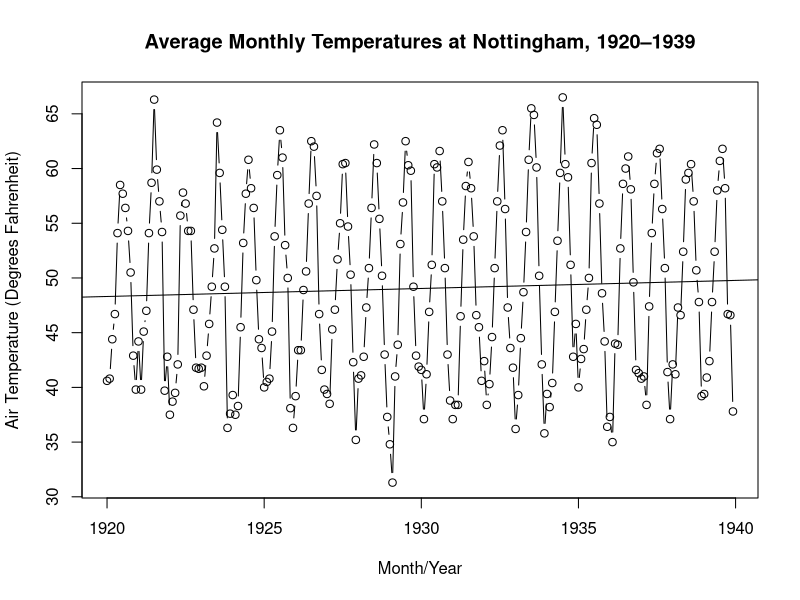
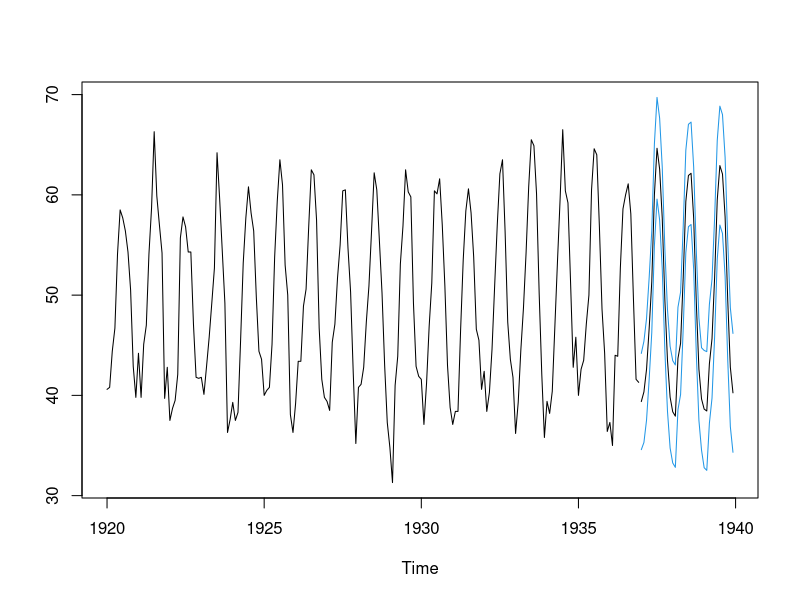
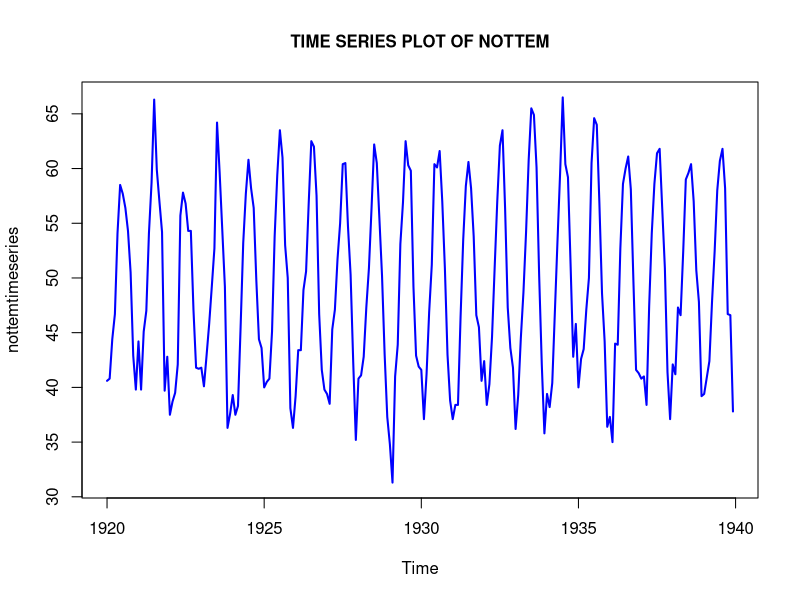
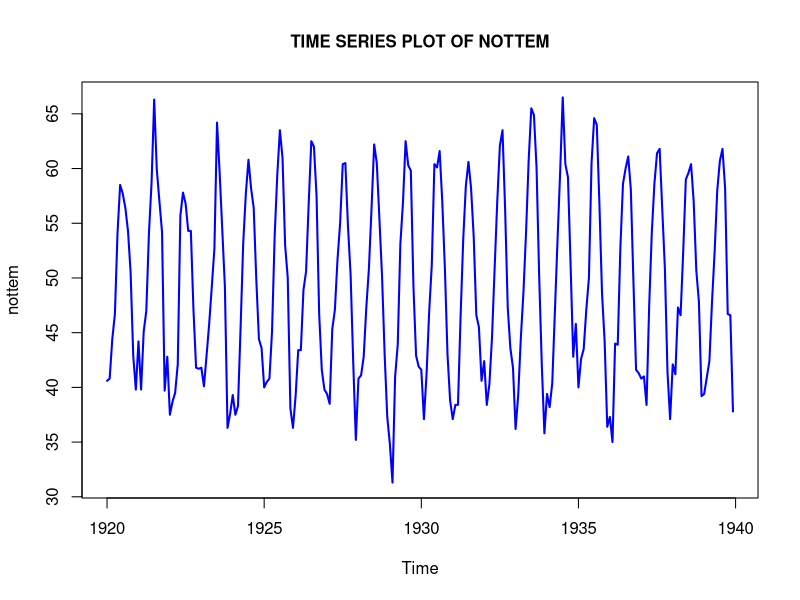
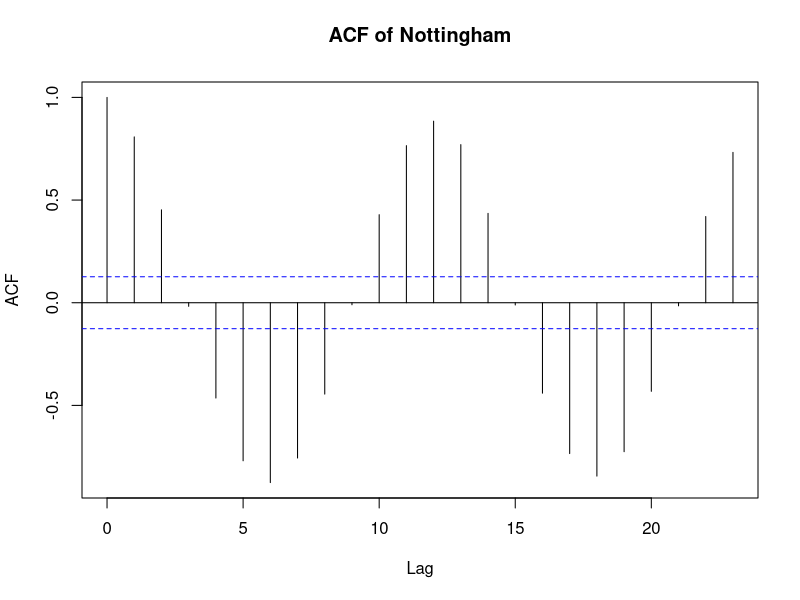
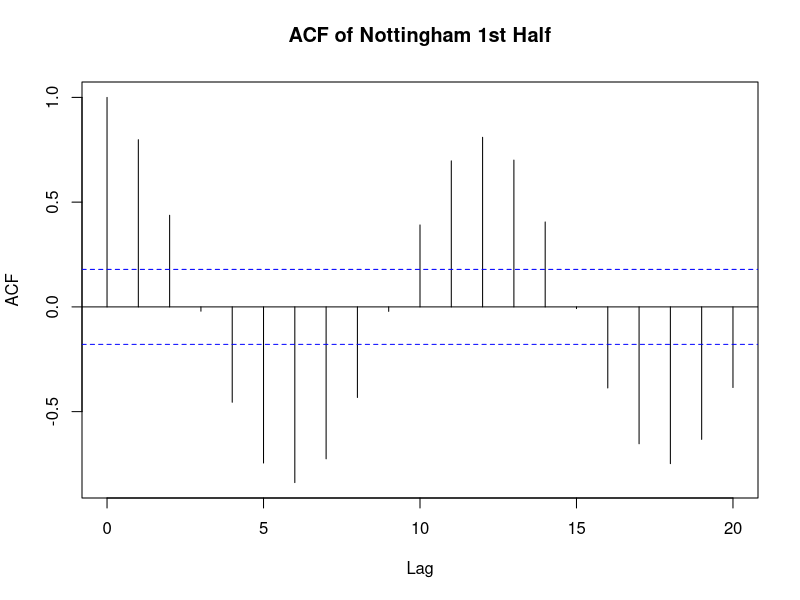
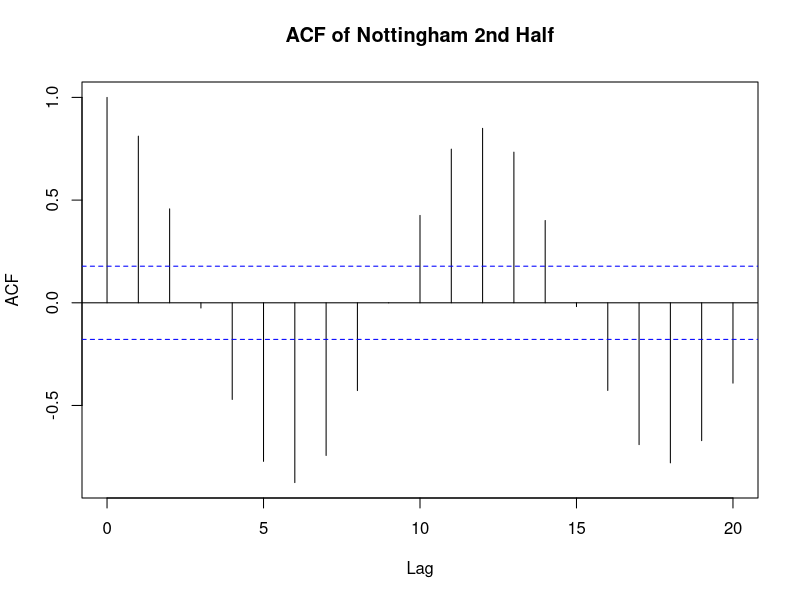
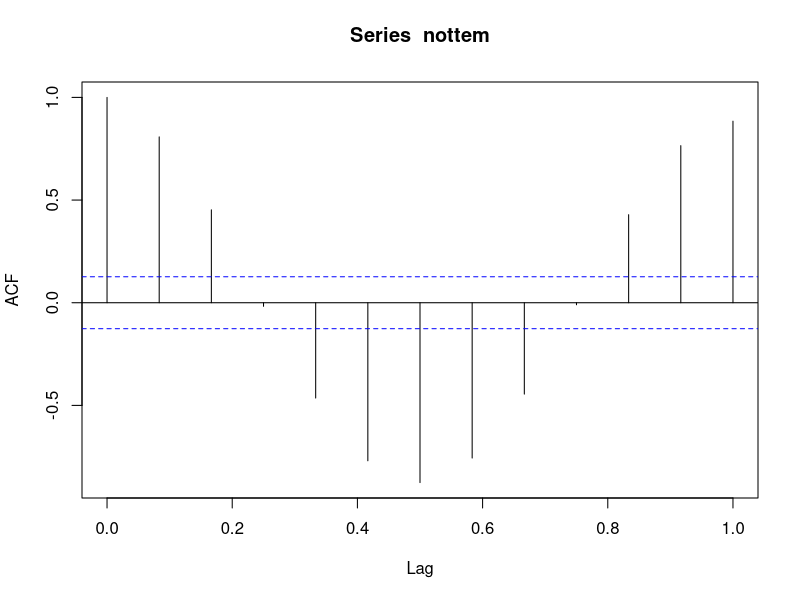

Write the R code that produced these figures, in order.
#Description
#A regular time-series object containing average air temperatures at Nottingham Castle in degrees F for 20 years.

#Source
#Anderson, O.D. (1976) Time Series Analysis and Forecasting: The Box-Jenkins approach. Butterworths. Series R.

#Usage
#nottem
#install.packages("tseries")

require(stats)
require(graphics)
library(xtable)
library(tseries)


#Average Monthly Temperatures at Nottingham, 1920–1939
data(nottem)
ts(nottem, start=c(1920, 1), end=c(1939, 12), frequency=12)
start(nottem)
end(nottem)
length(nottem)
dim(nottem)
names(nottem)
summary(nottem)

plot(nottem,type = "b",main = "Average Monthly Temperatures at Nottingham, 1920–1939", ylab="Air Temperature (Degrees Fahrenheit)", xlab="Month/Year")
abline(reg=lm(nottem~time(nottem)))

nott <- window(nottem, end = c(1936,12))

fit <- arima(nott, order = c(1,0,0), list(order = c(2,1,0), period = 12))

nott.fore <- predict(fit, n.ahead = 36)

ts.plot(nott, nott.fore$pred, nott.fore$pred+2*nott.fore$se,
        nott.fore$pred-2*nott.fore$se, gpars = list(col = c(1,1,4,4)))

# Beginning Time Series Analysis
nottemtimeseries = ts(nottem, frequency=12, start=c(1920,1),end=c(1939, 12))
nt = xtable(nottemtimeseries)
nt

#Plot of Timeserires
plot(nottemtimeseries, col = "blue",lwd=2,lty=1, main="TIME SERIES PLOT OF NOTTEM",cex.main=1)
plot.ts(nottem, col = "blue",lwd=2,lty=1, main="TIME SERIES PLOT OF NOTTEM",cex.main=1)

#ACF
acf(nottem[1:240], main="ACF of Nottingham")
acf(nottem[1:120],plot=TRUE, main="ACF of Nottingham 1st Half")
acf(nottem[120:240],plot=TRUE, main="ACF of Nottingham 2nd Half")

acf(nottem, lag.max=12) # plot a correlogram

## Transform the lags from years to months
nottempl = acf(nottem,lag.max=12, plot=FALSE)
nottempl$lag <- nottempl$lag * 12
## Plot the acf with months 
plot(nottempl, main="ACF of Nottingham", xlab="Lag (months)")

#PACF
pacf(nottem, main="PACF of Nottingham")
pacf(nottemtimeseries, lag.max=20) # plot a correlogram
pacf(nottemtimeseries, lag.max=20, plot=FALSE)

#Augmented Dickey-Fuller Test
adf.test(nottem)

